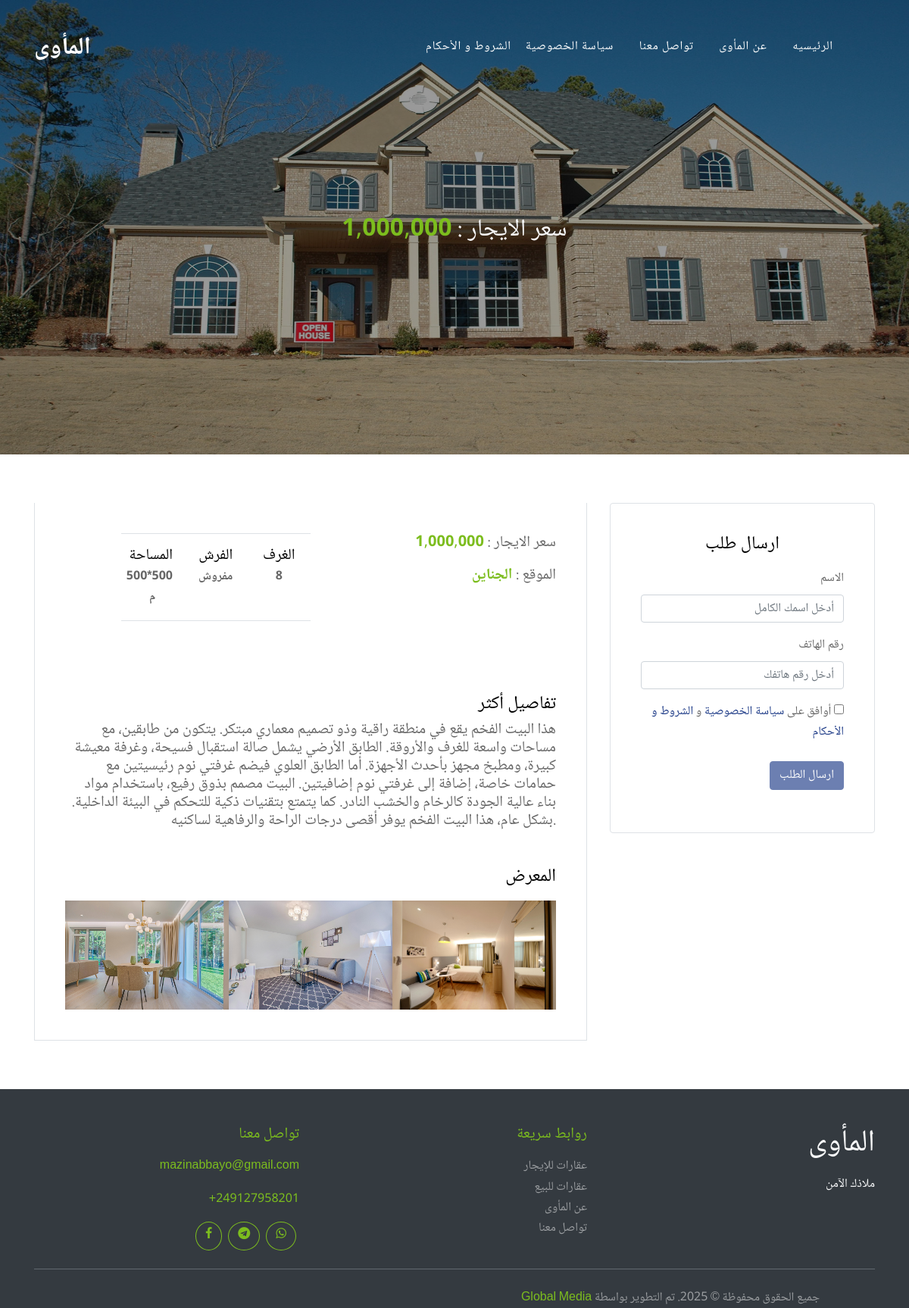
The page /details/2 on the database as committed earlier.
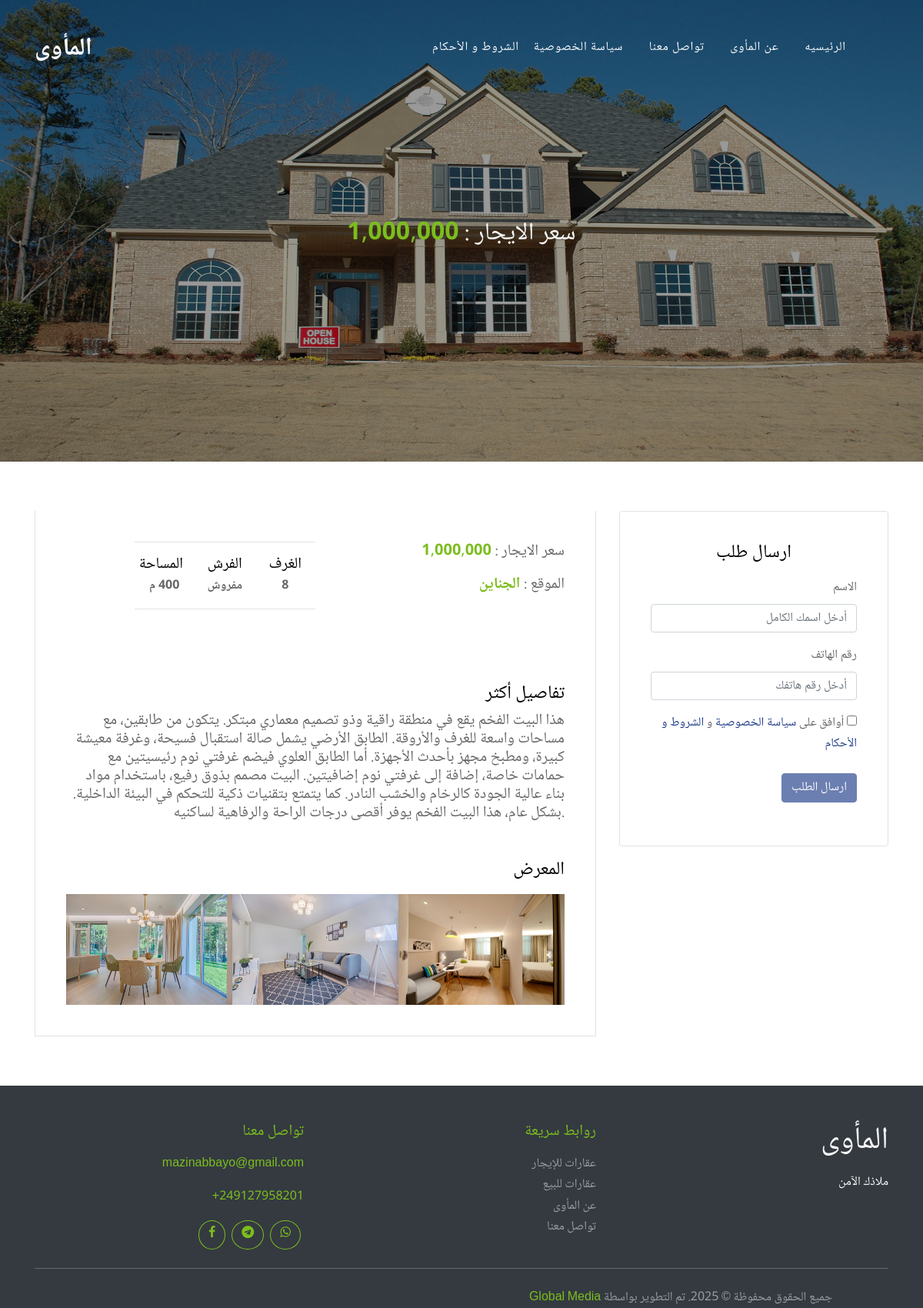
The same page on the database as committed later.
### api/models.py (models this page shows, shortened)
class House(models.Model):
    TYPES = {
        "1":"سكني" ,
        "2":"تجاري",
        "3":"زراعي",
    }
    region = models.ForeignKey(Region,on_delete=models.PROTECT)
    rooms = models.IntegerField(default=0)
    ready = models.BooleanField(default=False)
    price = models.IntegerField()
    for_sale = models.BooleanField(default=False)
    for_rent = models.BooleanField(default=True)
    is_available = models.BooleanField(default=True)
    description = models.CharField(max_length=600)
    area = models.CharField(max_length=25)
    owner = models.ForeignKey(Owner,on_delete=models.PROTECT)
    sequence = models.IntegerField(default = 100)
    main_image = models.ImageField(upload_to='images/',null=True,blank=True)
    sale_price = models.IntegerField(default=0,null=True)
    date = models.DateTimeField(auto_now=True,null=True)
    type = models.TextField(null=False, choices=TYPES, default="1")
    private_description = models.CharField(max_length=500,default="")
    unit = models.CharField(max_length=50,default="م")

class Region(models.Model):
    name = models.CharField(max_length=30)
    name_english = models.CharField(max_length=30)
    state = models.ForeignKey(State,on_delete=models.PROTECT)
    sequence = models.IntegerField(default = 100)
    is_available = models.BooleanField(default=True)

class Image(models.Model):
    house = models.ForeignKey(House,on_delete=models.PROTECT)
    image = models.ImageField(upload_to='images/',null=True,blank=True)
    sequence = models.IntegerField(default = 100)

### api/views.py (the view)
# urls.py: path('details/<int:pk>',views.details,name="details"),
def details(request,pk):
    house = get_object_or_404(House,id=pk)
    images = Image.objects.filter(house=house)
    context = {
        "house":house,
        "images" : images,
    }
    return render(request,"detail.html",context=context)

### templates/detail.html (shortened to what this page needs)
<!DOCTYPE html>
{% load static %}
{% load humanize %}
<html lang="en">
  <head>
    <link rel="stylesheet" href="{% static "fonts/icomoon/style.css" %}">
    <link rel="stylesheet" href="{% static "css/bootstrap.min.css" %}">
    <link rel="stylesheet" href="{% static "css/magnific-popup.css" %}">
    <link rel="stylesheet" href="{% static "css/jquery-ui.css" %}">
    <link rel="stylesheet" href="{% static "css/owl.carousel.min.css" %}">
    <link rel="stylesheet" href="{% static "css/owl.theme.default.min.css" %}">
    <link rel="stylesheet" href="{% static "css/bootstrap-datepicker.css" %}">
    <link rel="stylesheet" href="{% static "css/mediaelementplayer.css" %}">
    <link rel="stylesheet" href="{% static "css/animate.css" %}">
    <link rel="stylesheet" href="{% static "fonts/flaticon/font/flaticon.css" %}">
    <link rel="stylesheet" href="{% static "css/fl-bigmug-line.css" %}">
    <link rel="stylesheet" href="{% static "css/aos.css" %}">
    <link rel="stylesheet" href="{% static "css/style.css" %}">
  </head>
  <body>
  <div class="site-wrap">
    <div class="site-navbar mt-4">
      <div class="container py-1">
        <div class="row align-items-center">
          <div class="col-8 col-md-8 col-lg-4">
            <h1 class="mb-0"><a href="{% url "api:home" %}" class="text-white h2 mb-0"><strong>المأوى</strong></a></h1>
          </div>
          <div class="col-4 col-md-4 col-lg-8" dir="rtl">
            <nav class="site-navigation text-right text-md-right" role="navigation">
              <ul class="site-menu js-clone-nav d-none d-lg-block ">
                <li class="active">
                  <a href="{% url "api:home" %}">الرئيسيه</a>
                </li>
                <li class="active"><a href="{% url "api:about" %}">عن المأوى</a></li>
                <li class="active"><a href="{% url "api:contact" %}">تواصل معنا</a></li>
                <li class="active"><a href="{% url "api:privacy" %}">سياسة الخصوصية</a></li>
                <li class="active"><a href="{% url "api:terms" %}">الشروط و الأحكام</a></li>
              </ul>
            </nav>
          </div>
        </div>
      </div>
    </div>
    <div class="site-blocks-cover inner-page-cover overlay" style="background-image: url({{ house.main_image.url }});" data-aos="fade">
      <div class="container">
        <div class="row align-items-center justify-content-center text-center">
          <div class="col-md-10">
            {% if house.for_rent%}
            <p class="mb-3 mt-4"><strong class="h2 text-light">سعر الايجار : </strong>
            <strong class="h2 text-success font-weight-bold">{{house.price|intcomma}}</strong></p>
            {% endif %}
          </div>
        </div>
      </div>
    </div>
    <div class="site-section site-section-sm">
      <div class="container">
        <div class="row">
          <div class="col-lg-8">
            <div class="bg-white property-body border-bottom border-left border-right">
              <div class="row mb-5"dir="rtl">
                <div class="col-md-6" style="text-align:right;">
                    {% if house.for_rent%}
                    <p><strong class="h5">سعر الايجار : </strong>
                    <strong class="text-success h5 font-weight-bold">{{house.price|intcomma}}</strong></p>
                    {% endif %}
                    <p><strong class="h5">الموقع  : </strong>
                    <strong class="text-success h5 font-weight-bold">{{house.region.name}}</strong></p>
                </div>
                <div class="row mb-5" style="margin-right:0px !important;">
                  {% if house.type == "1" %}
                  <div class="col-md-6 col-lg-4 text-center border-bottom border-top py-3">
                    <span class="d-inline-block text-black mb-0 h5">الغرف</span>
                    <strong class="d-block">{{ house.rooms }}</strong>
                  </div>
                  <div class="col-md-6 col-lg-4 text-center border-bottom border-top py-3">
                    <span class="d-inline-block text-black mb-0 h5">الفرش</span>
                    <strong class="d-block">{% if house.ready %}
                      مفروش
                      {% else %}
                      غير مفروش
                      {% endif %}</strong>
                  </div>
                  {% endif %}
                  <div class="col-md-6 col-lg-4 text-center border-bottom border-top py-3">
                    <span class="d-inline-block text-black mb-0 h5">المساحة</span>
                    <strong class="d-block">{{ house.area }} {{ house.unit }}</strong>
                  </div>
                </div>
              </div>
              <h2 class="h4 text-black" style="text-align:right;">تفاصيل أكثر</h2>
              <p class="h5" style="text-align:right;">{{house.description}}</p>
              {% if images %}
              <div class="row no-gutters mt-5">
                <div class="col-12">
                  <h2 class="h4 text-black mb-3" style="text-align:right;">المعرض</h2>
                </div>
                {% for image in images %}
                <div class="col-sm-6 col-md-4 col-lg-4">
                  <a href="{{image.image.url}}" class="image-popup gal-item"><img src="{{ image.image.url }}" alt="Image" class="img-fluid"></a>
                </div>
                {% endfor %}
              </div>
              {% endif %}
            </div>
          </div>
          <div class="col-lg-4">
            <div class="bg-white widget border rounded">
              <h4 class="text-black mb-3 text-center text-uppercase">ارسال طلب</h4>
              <form action="#" data-house-pk="{{ house.pk }}" method="POST" id="order-form" class="form-contact-agent" style="text-align:right;" dir="rtl">
                <div class="form-group">
                  <label for="name">الاسم</label>
                  <input type="text" required="true" placeholder="أدخل اسمك الكامل" name="name" class="form-control">
                </div>
                <div class="form-group">
                  <label for="phone">رقم الهاتف</label>
                  <input type="phone" required="true" placeholder="أدخل رقم هاتفك" name="phone" class="form-control">
                </div>
                <div class="form-group">
                  <label>
                    <input type="checkbox" id="agree" name="agree"> أوافق على <a href="{% url "api:privacy" %}" >سياسة الخصوصية</a> و <a href="{% url "api:terms" %}">الشروط و الأحكام</a>
                  </label>
                </div>
                <div class="form-group">
                  <input type="submit" class="btn btn-primary" value="ارسال الطلب" id="submit-btn" disabled>
                </div>
              </form>
            </div>
          </div>
        </div>
      </div>
    </div>
<div class="container-fluid bg-dark text-white pt-5 footer" style="text-align:right;" dir="rtl">
  <div class="container">
      <div class="row g-5">
          <div class="col-lg-4 col-md-6">
              <h1 class="text-light mb-3">المأوى</h1>
              <p class="text-light">ملاذك الآمن </p>
          </div>
          <div class="col-lg-4 col-md-6">
              <h5 class="text-success text-right mb-3">روابط سريعة</h5>
              <ul class="list-unstyled text-white-50 pr-0">
                  <li><a class="text-white-50 text-right" href="{% url 'api:for_rent' %}">عقارات للإيجار</a></li>
                  <li><a class="text-white-50 text-right" href="{% url 'api:for_sale' %}">عقارات للبيع</a></li>
                  <li><a class="text-white-50 text-right" href="{% url 'api:about' %}">عن المأوى</a></li>
                  <li><a class="text-white-50 text-right" href="{% url 'api:contact' %}">تواصل معنا</a></li>
              </ul>
          </div>
          <div class="col-lg-4 col-md-12">
              <h5 class="text-success mb-3">تواصل معنا</h5>
              <p class="text-white-50"> <a class="text-success" href="mailto:mazinabbayo@gmail.com">mazinabbayo@gmail.com</a></p>
              <p class="text-white-50"> <a class="text-success" href="tel:+249127958201">249127958201+</a></p>
              <div class="d-flex">
                  <a class="btn btn-outline-success mx-1 rounded-circle" href="https://wa.me/+249127958201"><i class="icon-whatsapp"></i></a>
                  <a class="btn btn-outline-success mx-1 rounded-circle" href="https://t.me/+249992025613"><i class="icon-telegram"></i></a>
                  <a class="btn btn-outline-success mx-1 rounded-circle" href="https://www.facebook.com/profile.php?id=61561040094874"><i class="icon-facebook"></i></a>
              </div>
          </div>
      </div>
      <hr class="bg-secondary my-4">
      <div class="row">
          <div class="col-md-6 text-center text-md-start mb-3 mb-md-0">
              <p class="text-white-50 mb-0">جميع الحقوق محفوظة © 2025. تم التطوير بواسطة <a class="text-success" href="https://www.globalmediasd.com">Global Media</a></p>
          </div>
      </div>
  </div>
</div>
  </div>
  </body>
</html>

### api/static/css/style.css (style rules this page uses)
body { line-height: 1.7; color: rgba(0, 0, 0, 0.6); font-weight: 400; font-size: 1rem; font-family: "Roboto Mono", SFMono-Regular, Menlo, Monaco, Consolas, "Liberation Mono", "Courier New", monospace; font-family: "Nunito Sans", -apple-system, BlinkMacSystemFont, "Segoe UI", Roboto, "Helvetica Neue", Arial, sans-serif, "Apple Color Emoji", "Segoe UI Emoji", "Segoe UI Symbol", "Noto Color Emoji"; }
a { -webkit-transition: .3s all ease; -o-transition: .3s all ease; transition: .3s all ease; }
.text-black { color: #000 !important; }
.site-wrap { position: relative; }
.site-wrap:before { -webkit-transition: .3s all ease-in-out; -o-transition: .3s all ease-in-out; transition: .3s all ease-in-out; background: rgba(0, 0, 0, 0.6); content: ""; position: absolute; z-index: 2000; top: 0; left: 0; right: 0; bottom: 0; opacity: 0; visibility: hidden; }
.btn { position: relative; top: 0; }
.btn.btn-primary { color: #fff; }
.form-control { height: 47px; }
.site-section { padding: 3em 0; }
@media (min-width: 768px) { .site-section { padding: 7em 0; } }
.site-section.site-section-sm { padding: 4em 0; }
.site-navbar { margin-bottom: 0px; width: 100%; border-bottom: none; position: absolute; z-index: 99; }
.site-navbar .site-navigation .site-menu { margin-bottom: 0; margin-left: 0; padding-left: 0; }
.site-navbar .site-navigation .site-menu .active > a { color: #fff; }
.site-navbar .site-navigation .site-menu a { text-decoration: none !important; display: inline-block; }
.site-navbar .site-navigation .site-menu > li { display: inline-block; padding: 10px 5px; }
.site-navbar .site-navigation .site-menu > li > a { padding: 10px 10px; letter-spacing: .05em; color: rgba(255, 255, 255, 0.6); text-decoration: none !important; }
.site-navbar .site-navigation .site-menu > li:last-child { padding-right: 0; }
.site-navbar .site-navigation .site-menu > li:last-child > a { padding-right: 0; }
.site-mobile-menu .site-nav-wrap { padding: 0; margin: 0; list-style: none; position: relative; }
.site-mobile-menu .site-nav-wrap a { padding: 10px 20px; display: block; position: relative; color: #212529; }
.site-mobile-menu .site-nav-wrap li { position: relative; display: block; }
.site-mobile-menu .site-nav-wrap li.active > a { color: #1f3c88; }
.site-mobile-menu .site-nav-wrap > li { display: block; position: relative; float: left; width: 100%; }
.site-mobile-menu .site-nav-wrap > li > a { padding-left: 20px; font-size: 20px; }
.site-blocks-cover { background-size: 100% 100%; background-repeat: no-repeat; background-position: center; }
.site-blocks-cover.overlay { position: relative; }
.site-blocks-cover.overlay:before { position: absolute; content: ""; left: 0; bottom: 0; right: 0; top: 0; background: rgba(0, 0, 0, 0.4); }
.site-blocks-cover, .site-blocks-cover .row { min-height: 600px; height: calc(100vh); }
.site-blocks-cover.inner-page-cover, .site-blocks-cover.inner-page-cover .row { min-height: 600px; height: calc(30vh); }
.site-blocks-cover p { color: #fff; font-size: 1.5rem; line-height: 1.5; }
.widget { padding: 40px; margin-bottom: 30px; }
.form-contact-agent .form-control { height: 37px; }
.property-body { padding: 40px; }
.gal-item img { -webkit-transition: .3s all ease; -o-transition: .3s all ease; transition: .3s all ease; opacity: 1; }

### templates/detail.html (style rules this page uses)
html, body, div, span, h1, h2, h3, h4, h5, h6, p, a, button, input, textarea { font-family: 'Noto Naskh Arabic', sans-serif; }

Rows that differ between the two databases and show on the page:
changed House "الجناين": area "500*500" → (not shown)
